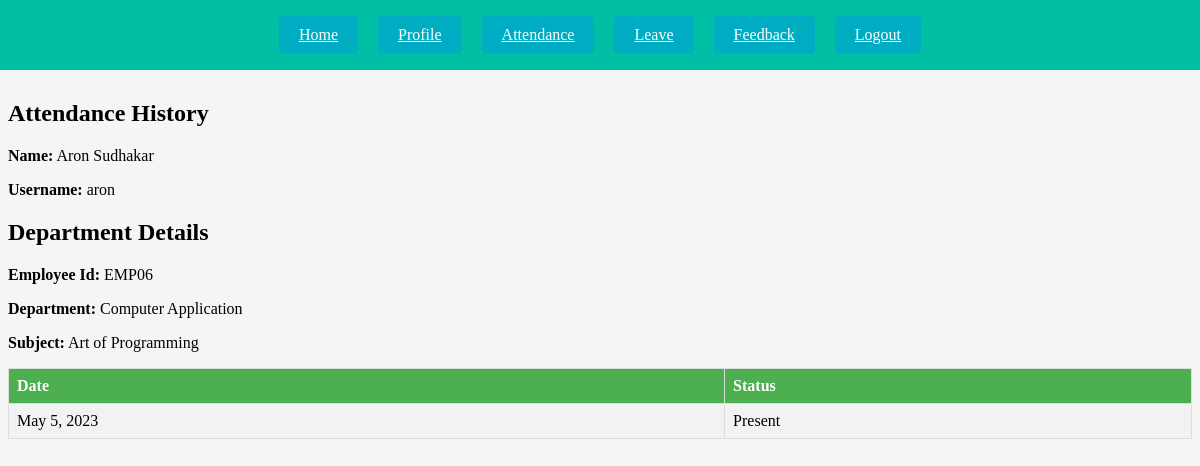
The page /view_attendance/ (signed in) on the database its author committed.
### faculty_app/models.py (models this page shows, shortened)
class Faculty(models.Model):
    user = models.OneToOneField(User, on_delete=models.CASCADE, related_name='faculty')
    dob = models.DateField()
    department = models.CharField(max_length=4, choices=DEPARTMENTS)
    date_of_join = models.DateField()
    subject = models.CharField(max_length=4, choices=SUBJECTS)
    emp_id = models.CharField(max_length=10, unique=True)

class Attendance(models.Model):
    user = models.ForeignKey(User, on_delete=models.CASCADE)
    mark_date = models.DateField()
    mark_time = models.TimeField(default=datetime.time(0, 0))
    status = models.BooleanField(default=False)

### faculty_app/views.py (the view)
# urls.py: path('view_attendance/',views.view_attendance, name='view_attendance'),
def view_attendance(request):
    faculty = Faculty.objects.get(user=request.user)
    attendances = Attendance.objects.filter(user=request.user)
    return render(request, 'attendance/view_attendance.html', {'attendances': attendances, 'faculty':faculty})

### faculty_app/templates/attendance/view_attendance.html (shortened to what this page needs)
{% extends 'base.html' %}
{% block content %}
<br>
<br>
<br>
<br>
{% load static %}
<link rel="stylesheet" href="{% static 'css/attendance.css' %}">
<h2>Attendance History</h2>
{% if faculty %}
<p><strong>Name:</strong> {{ user.first_name }} {{ user.last_name }}</p>
<p><strong>Username:</strong> {{ user.username }}</p>
<h2>Department Details</h2>
<p><strong>Employee Id:</strong> {{ faculty.emp_id }}</p>
<p><strong>Department:</strong> {{ faculty.get_department_display }} </p>
<p><strong>Subject:</strong> {{ faculty.get_subject_display }}</p>
<table class="attendance-table">
  <tr>
    <th>Date</th>
    <th>Status</th>
  </tr>
  {% for attendance in attendances %}
  <tr>
    <td>{{ attendance.mark_date }}</td>
    <td>{% if attendance.status %}Present{% else %}Absent{% endif %}</td>
  </tr>
  {% endfor %}
</table>
{% else %}
<p>No attendance records found.</p>
{% endif %}
{% endblock %}

### faculty_app/static/css/style.css (style rules this page uses)
body { background-color: #f5f5f5; }

### faculty_app/static/css/attendance.css (style rules this page uses)
table { border-collapse: collapse; width: 100%; }
th, td { text-align: left; padding: 8px; border: 1px solid #ddd; }
tr:nth-child(even) { background-color: #f2f2f2; }
th { background-color: #4CAF50; color: white; }

### rows shown on the page
Faculty: emp_id "EMP06", department "Computer Application", subject "Art of Programming"
Attendance: mark_date "May 5, 2023", status "Present"

### other values the page prints
{{ user.first_name }} "Aron"
{{ user.last_name }} "Sudhakar"
{{ user.username }} "aron"
